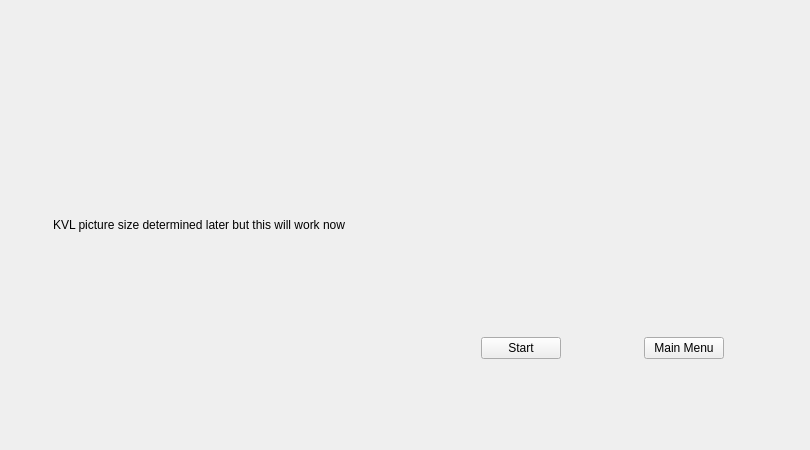
    <widget class="QWidget" name="KVL_OFF">
     <widget class="QWidget" name="">
      <property name="geometry">
       <rect>
        <x>0</x>
        <y>10</y>
        <width>801</width>
        <height>431</height>
       </rect>
      </property>
      <layout class="QHBoxLayout" name="horizontalLayout">
       <item>
        <layout class="QGridLayout" name="gridLayout_2">
         <item row="0" column="0">
          <spacer name="horizontalSpacer">
           <property name="orientation">
            <enum>Qt::Horizontal</enum>
           </property>
           <property name="sizeHint" stdset="0">
            <size>
             <width>48</width>
             <height>20</height>
            </size>
           </property>
          </spacer>
         </item>
         <item row="0" column="1">
          <widget class="QLabel" name="KVL_off_picture">
           <property name="text">
            <string>&lt;html&gt;&lt;head/&gt;&lt;body&gt;&lt;p&gt;KVL picture size determined later but this will work now&lt;/p&gt;&lt;/body&gt;&lt;/html&gt;</string>
           </property>
          </widget>
         </item>
         <item row="0" column="2">
          <spacer name="horizontalSpacer_4">
           <property name="orientation">
            <enum>Qt::Horizontal</enum>
           </property>
           <property name="sizeHint" stdset="0">
            <size>
             <width>40</width>
             <height>20</height>
            </size>
           </property>
          </spacer>
         </item>
        </layout>
       </item>
       <item>
        <layout class="QGridLayout" name="gridLayout_3">
         <item row="0" column="2">
          <spacer name="verticalSpacer_5">
           <property name="orientation">
            <enum>Qt::Vertical</enum>
           </property>
           <property name="sizeHint" stdset="0">
            <size>
             <width>20</width>
             <height>40</height>
            </size>
           </property>
          </spacer>
         </item>
         <item row="1" column="2">
          <spacer name="verticalSpacer_6">
           <property name="orientation">
            <enum>Qt::Vertical</enum>
           </property>
           <property name="sizeHint" stdset="0">
            <size>
             <width>20</width>
             <height>40</height>
            </size>
           </property>
          </spacer>
         </item>
         <item row="2" column="2">
          <spacer name="verticalSpacer_3">
           <property name="orientation">
            <enum>Qt::Vertical</enum>
           </property>
           <property name="sizeHint" stdset="0">
            <size>
             <width>20</width>
             <height>40</height>
            </size>
           </property>
          </spacer>
         </item>
         <item row="3" column="2">
          <spacer name="verticalSpacer_7">
           <property name="orientation">
            <enum>Qt::Vertical</enum>
           </property>
           <property name="sizeHint" stdset="0">
            <size>
             <width>20</width>
             <height>40</height>
            </size>
           </property>
          </spacer>
         </item>
         <item row="4" column="0">
          <spacer name="horizontalSpacer_3">
           <property name="orientation">
            <enum>Qt::Horizontal</enum>
           </property>
           <property name="sizeHint" stdset="0">
            <size>
             <width>40</width>
             <height>20</height>
            </size>
           </property>
          </spacer>
         </item>
         <item row="4" column="1">
          <widget class="QPushButton" name="Start_button_KVL_off">
           <property name="text">
            <string>Start</string>
           </property>
          </widget>
         </item>
         <item row="4" column="2">
          <spacer name="horizontalSpacer_2">
           <property name="orientation">
            <enum>Qt::Horizontal</enum>
           </property>
           <property name="sizeHint" stdset="0">
            <size>
             <width>40</width>
             <height>20</height>
            </size>
           </property>
          </spacer>
         </item>
         <item row="4" column="3">
          <widget class="QPushButton" name="Main_menu_KVL_off">
           <property name="text">
            <string>Main Menu</string>
           </property>
          </widget>
         </item>
         <item row="4" column="4">
          <spacer name="horizontalSpacer_5">
           <property name="orientation">
            <enum>Qt::Horizontal</enum>
           </property>
           <property name="sizeHint" stdset="0">
            <size>
             <width>40</width>
             <height>20</height>
            </size>
           </property>
          </spacer>
         </item>
         <item row="5" column="2">
          <spacer name="verticalSpacer_4">
           <property name="orientation">
            <enum>Qt::Vertical</enum>
           </property>
           <property name="sizeHint" stdset="0">
            <size>
             <width>20</width>
             <height>40</height>
            </size>
           </property>
          </spacer>
         </item>
        </layout>
       </item>
      </layout>
     </widget>
    </widget>
